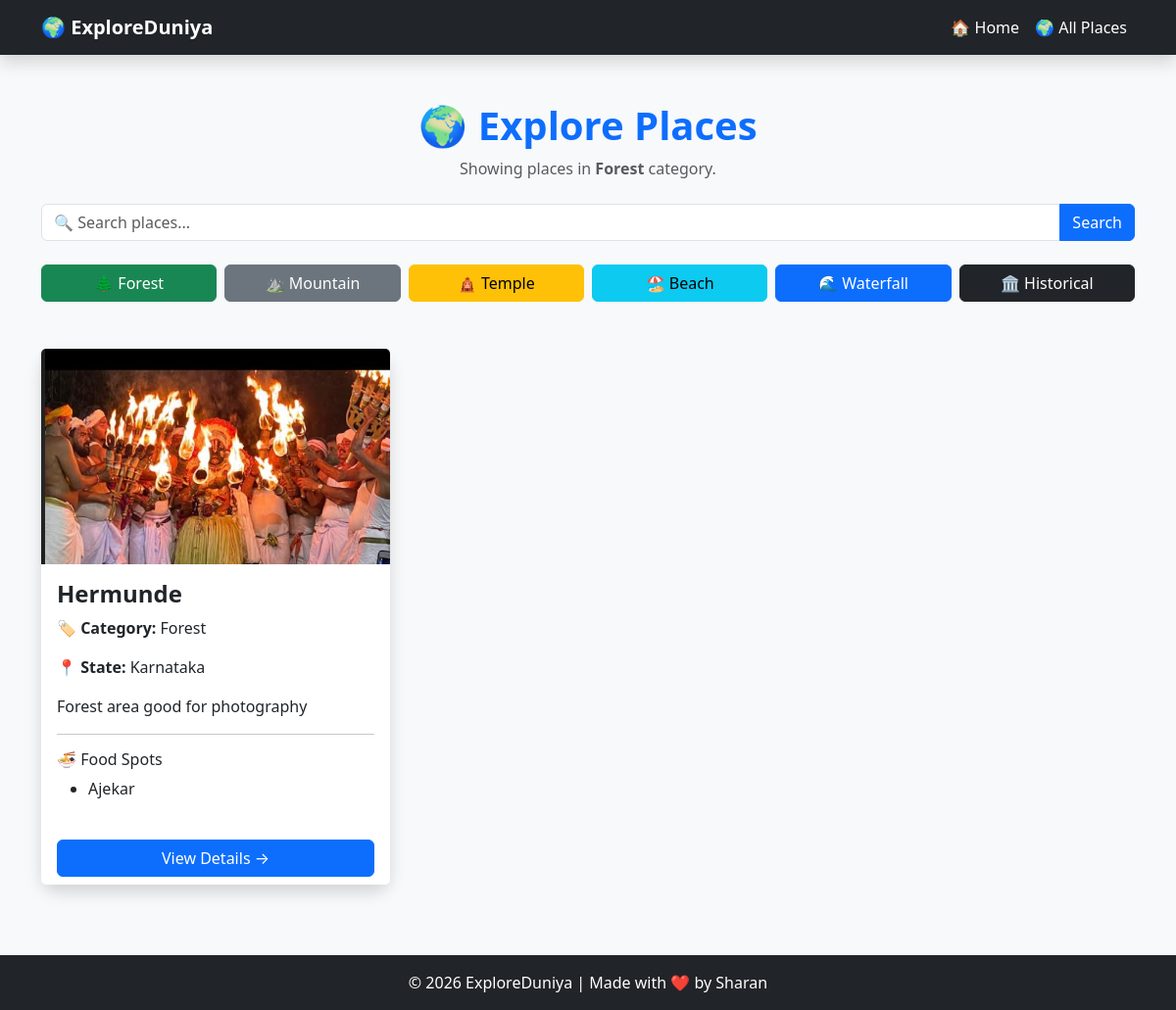
Page /places/category/Forest/ on the committed database.
### places/models.py (models this page shows, shortened)
class Place(models.Model):
    CATEGORY_CHOICES = [
        ('Forest', 'Forest'),
        ('Mountain', 'Mountain'),
        ('Temple', 'Temple'),
        ('Beach', 'Beach'),
        ('Waterfall', 'Waterfall'),
        ('Historical', 'Historical'),
        ('Food', 'Food Destination'),
    ]
    name = models.CharField(max_length=100)
    state = models.CharField(max_length=100)
    description = models.TextField()
    category = models.CharField(
        max_length=50,
        choices=CATEGORY_CHOICES,
        default='Forest'
    )
    image = models.ImageField(
        upload_to='places/',
        blank=True,
        null=True
    )

class FoodSpot(models.Model):
    place = models.ForeignKey(
        Place,
        on_delete=models.CASCADE
    )
    name = models.CharField(max_length=100)
    special_food = models.CharField(max_length=100)
    price = models.IntegerField()

### places/views.py (the view)
def category_places(request, category):
    places = Place.objects.filter(category=category)
    return render(
        request,
        "places/place_list.html",
        {
            "places": places,
            "category": category,
        },
    )

### places/templates/places/place_list.html (shortened to what this page needs)
<!DOCTYPE html>
<html lang="en">
<head>
    <link href="https://cdn.jsdelivr.net/npm/bootstrap@5.3.7/dist/css/bootstrap.min.css" rel="stylesheet">
</head>
<body>
<nav class="navbar navbar-expand-lg navbar-dark bg-dark shadow">
    <div class="container">
        <a class="navbar-brand fw-bold" href="/">🌍 ExploreDuniya</a>
        <div class="navbar-nav ms-auto">
            <a class="nav-link text-white" href="/">🏠 Home</a>
            <a class="nav-link text-white" href="/places/">🌍 All Places</a>
        </div>
    </div>
</nav>
<div class="container mt-5 mb-4 text-center">
    <h1 class="fw-bold text-primary">🌍 Explore Places</h1>
    {% if category %}
        <p class="text-muted">
            Showing places in <strong>{{ category }}</strong> category.
        </p>
    {% else %}
        <p class="text-muted">
            Discover amazing destinations across India.
        </p>
    {% endif %}
</div>
<div class="container mb-4">
    <form method="GET">
        <div class="input-group">
            <input
                type="text"
                name="q"
                class="form-control"
                placeholder="🔍 Search places..."
                value="{{ request.GET.q }}"
            >
            <button class="btn btn-primary" type="submit">
                Search
            </button>
        </div>
    </form>
</div>
<div class="container mb-5">
    <div class="row g-2">
        <div class="col-md-2">
            <a href="/places/category/Forest/" class="btn btn-success w-100">
                🌲 Forest
            </a>
        </div>
        <div class="col-md-2">
            <a href="/places/category/Mountain/" class="btn btn-secondary w-100">
                ⛰️ Mountain
            </a>
        </div>
        <div class="col-md-2">
            <a href="/places/category/Temple/" class="btn btn-warning w-100">
                🛕 Temple
            </a>
        </div>
        <div class="col-md-2">
            <a href="/places/category/Beach/" class="btn btn-info w-100">
                🏖️ Beach
            </a>
        </div>
        <div class="col-md-2">
            <a href="/places/category/Waterfall/" class="btn btn-primary w-100">
                🌊 Waterfall
            </a>
        </div>
        <div class="col-md-2">
            <a href="/places/category/Historical/" class="btn btn-dark w-100">
                🏛️ Historical
            </a>
        </div>
    </div>
</div>
<div class="container">
    <div class="row">
        {% for place in places %}
        <div class="col-md-4 mb-4">
            <div class="card shadow h-100 border-0 rounded-4">
                {% if place.image %}
                    <img
                        src="{{ place.image.url }}"
                        class="card-img-top"
                        alt="{{ place.name }}"
                    >
                {% else %}
                    <div class="bg-light text-center p-5">
                        🏞️ No Image Available
                    </div>
                {% endif %}
                <div class="card-body">
                    <h4 class="fw-bold">
                        {{ place.name }}
                    </h4>
                    <p>
                        <strong>🏷️ Category:</strong>
                        {{ place.category }}
                    </p>
                    <p>
                        <strong>📍 State:</strong>
                        {{ place.state }}
                    </p>
                    <p>
                        {{ place.description|truncatewords:20 }}
                    </p>
                    <hr>
                    <h6>🍜 Food Spots</h6>
                    <ul>
                        {% for food in place.foodspot_set.all %}
                            <li>
                                {{ food.name }}
                            </li>
                        {% empty %}
                            <li>No food spots available.</li>
                        {% endfor %}
                    </ul>
                </div>
                <div class="card-footer bg-white border-0">
                    <a
                        href="/places/{{ place.id }}/"
                        class="btn btn-primary w-100"
                    >
                        View Details →
                    </a>
                </div>
            </div>
        </div>
        {% empty %}
        <div class="col-12">
            <div class="alert alert-warning text-center">
                No places found.
            </div>
        </div>
        {% endfor %}
    </div>
</div>
<footer class="bg-dark text-white text-center py-3 mt-5">
    <div class="container">
        © 2026 ExploreDuniya | Made with ❤️ by Sharan
    </div>
</footer>
</body>
</html>

### places/templates/places/place_list.html (style rules this page uses)
body { background-color: #f8f9fa; }
.card { transition: transform 0.3s ease, box-shadow 0.3s ease; }
.card-img-top { height: 220px; object-fit: cover; }

### rows in the picture
Place: category "Forest", image (picture), name "Hermunde", state "Karnataka", description "Forest area good for photography"
FoodSpot: name "Ajekar"
